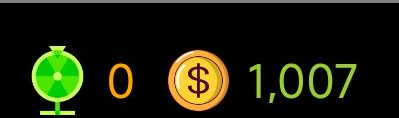
#> input picture _debug_coin_crop.png, 399 x 118 px; its folder holds only this picture in this run
$ python -i ocr_reader.py   (imports and definitions only)
#> lines starting #> are read from the running program, lines starting #| are printed output that depends on the picture; after the words box and inside, x2 and y2 are one past the last pixel; in counts of white or black regions, pixels touching at a corner belong together
#> further down, picture is the input picture: PIL image 399x118 RGB; mean R, G, B 27.7, 31, 11.5
"""
Leitura de valores numéricos da tela via OCR (Tesseract).
Substituto leve ao EasyOCR para reduzir consumo de memória.

Dependências: pytesseract, Pillow
Requer Tesseract-OCR instalado no sistema.
"""

import re
import os
import threading
import time
from PIL import Image, ImageEnhance

import config

# Tentar importar pytesseract
try:
    import pytesseract
except ImportError:
    pytesseract = None

# Configuração do caminho do Tesseract (se não estiver no PATH)
# Tenta caminhos padrões do Windows
possible_paths = [
    r"C:\Program Files\Tesseract-OCR\tesseract.exe",
    r"C:\Program Files (x86)\Tesseract-OCR\tesseract.exe",
    os.path.join(os.getcwd(), "tesseract", "tesseract.exe"), # Versão portátil local
]

TESSERACT_CMD = None
# [4 lines not run here, left out]

if pytesseract and TESSERACT_CMD:
    pytesseract.pytesseract.tesseract_cmd = TESSERACT_CMD

_ocr_cache = {}
_ocr_lock = threading.RLock()
_warned_missing_tesseract = False


# [6 lines left out: function _screenshot_to_pil, not called in this run]


def _device_key(device):
    return getattr(device, "serial", None) or getattr(device, "_serial", None) or id(device)


# [15 lines left out: functions _region_key, _get_cached_ocr, not called in this run]


def _set_cached_ocr(key, value: int):
    with _ocr_lock:
        _ocr_cache[key] = (time.time(), value)


# [6 lines left out: function _crop_region, not called in this run]


def _preprocess_for_ocr(img: Image.Image) -> Image.Image:
    """
    Pré-processa a imagem p/ Tesseract.
    Retorna PIL Image (Tesseract aceita PIL direto).
    """
    # Redimensionar 3x
    w, h = img.size
#> w = 399; h = 118
    img = img.resize((w * 3, h * 3), Image.LANCZOS)
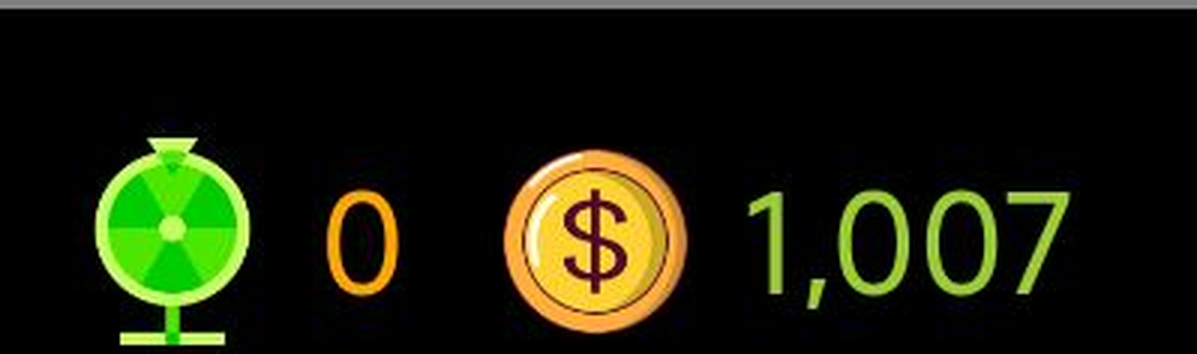
#> img: PIL image 1197x354 RGB; mean R, G, B 27.8, 31.1, 11.7

    # Escala de cinza
    img = img.convert("L")
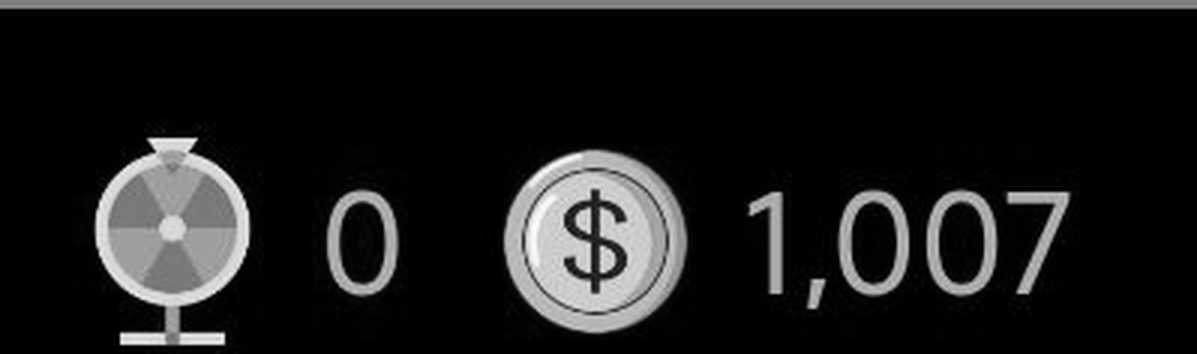
#> img: PIL image 1197x354 L; min 0, max 254, mean 27.9

    # Aumentar contraste
    enhancer = ImageEnhance.Contrast(img)
    img = enhancer.enhance(2.0)
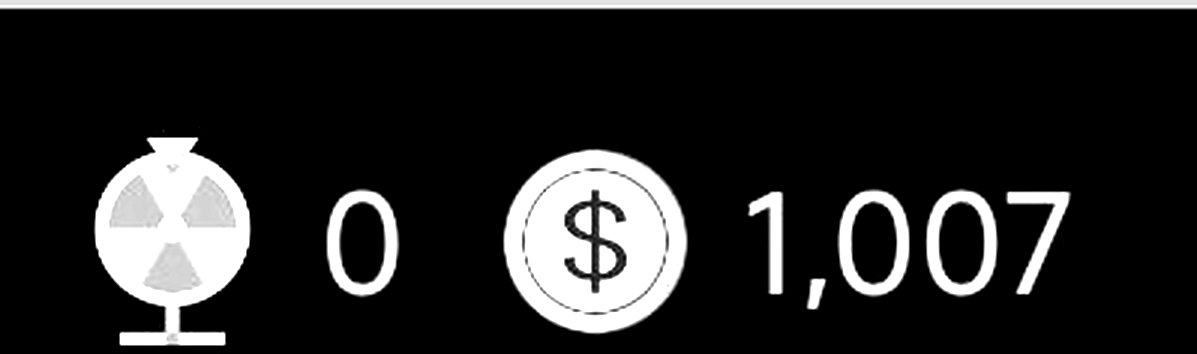
#> img: PIL image 1197x354 L; min 0, max 255, mean 40.5

    # Binarização simples (threshold)
    # Tesseract gosta de texto preto em fundo branco ou vice-versa bem definido
    img = img.point(lambda x: 0 if x < 128 else 255, '1')
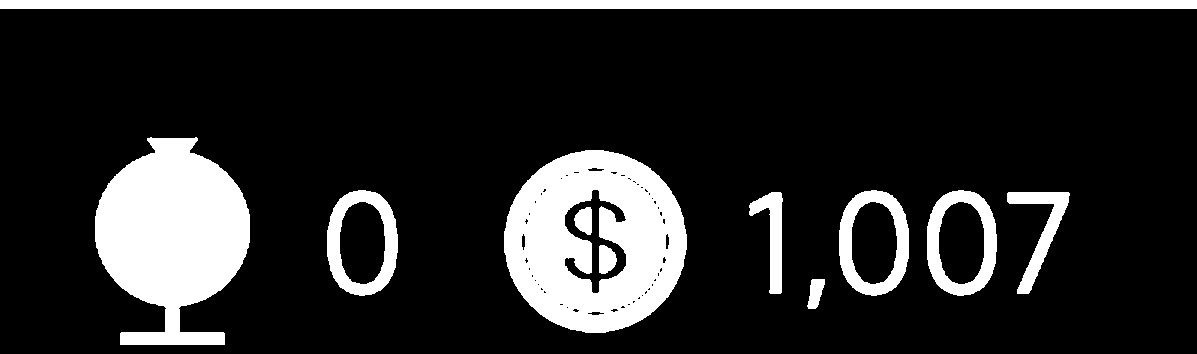
#> img: PIL image 1197x354 1; 16.3% white; 11 white regions, largest, box (x1, y1, x2, y2) and area: (504, 150, 687, 333) 22899, (95, 137, 250, 345) 21448, (0, 0, 1197, 9) 10773

    return img


# [82 lines left out: functions _extract_number, read_coins_ocr, read_spins_ocr, not called in this run]

>>> from PIL import Image
>>> picture = Image.open('_debug_coin_crop.png')
>>> result = _preprocess_for_ocr(picture)

$ run again, on _debug_full.png
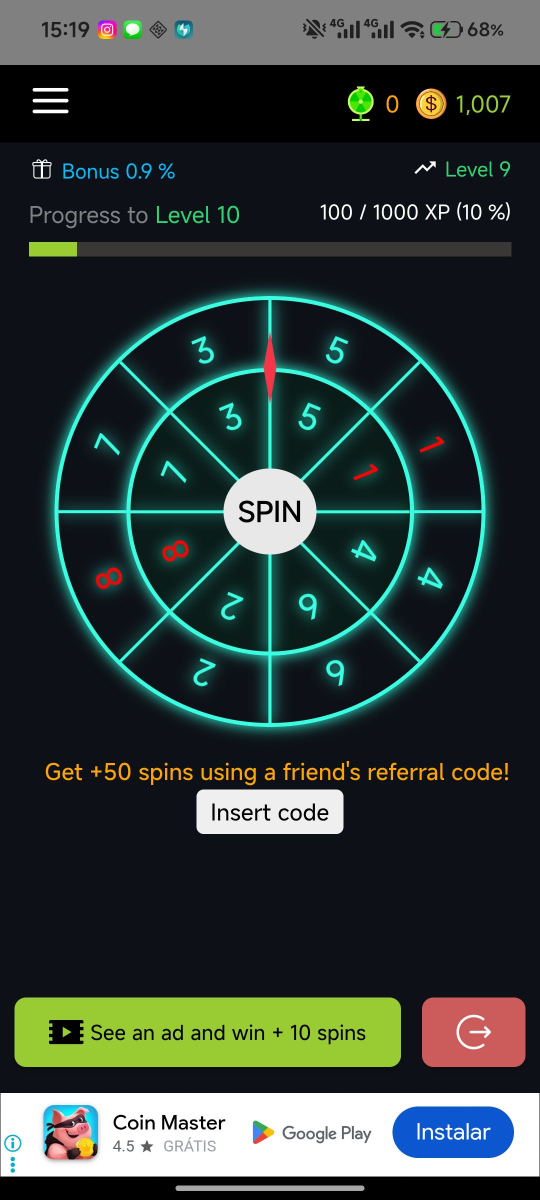
#> input picture _debug_full.png, 1080 x 2400 px (shown at 1/2 size)
#> picture is the input picture: PIL image 1080x2400 RGB; mean R, G, B 47.9, 60.3, 56.9
#> in _preprocess_for_ocr, `img = enhancer.enhance(2.0)`:
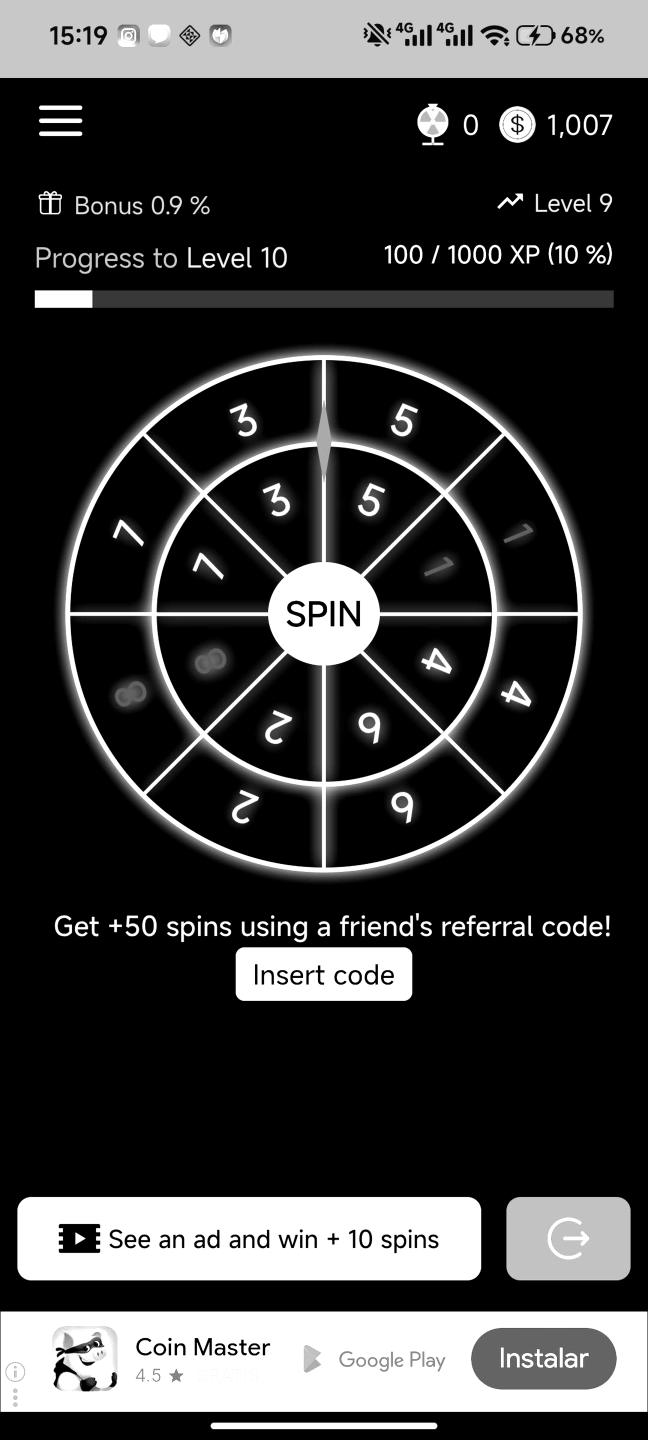
#> img: PIL image 3240x7200 L (shown at 1/5 size); min 0, max 255, mean 57
#> in _preprocess_for_ocr, `img = img.point(lambda x: 0 if x < 128 else 255, '1')`:
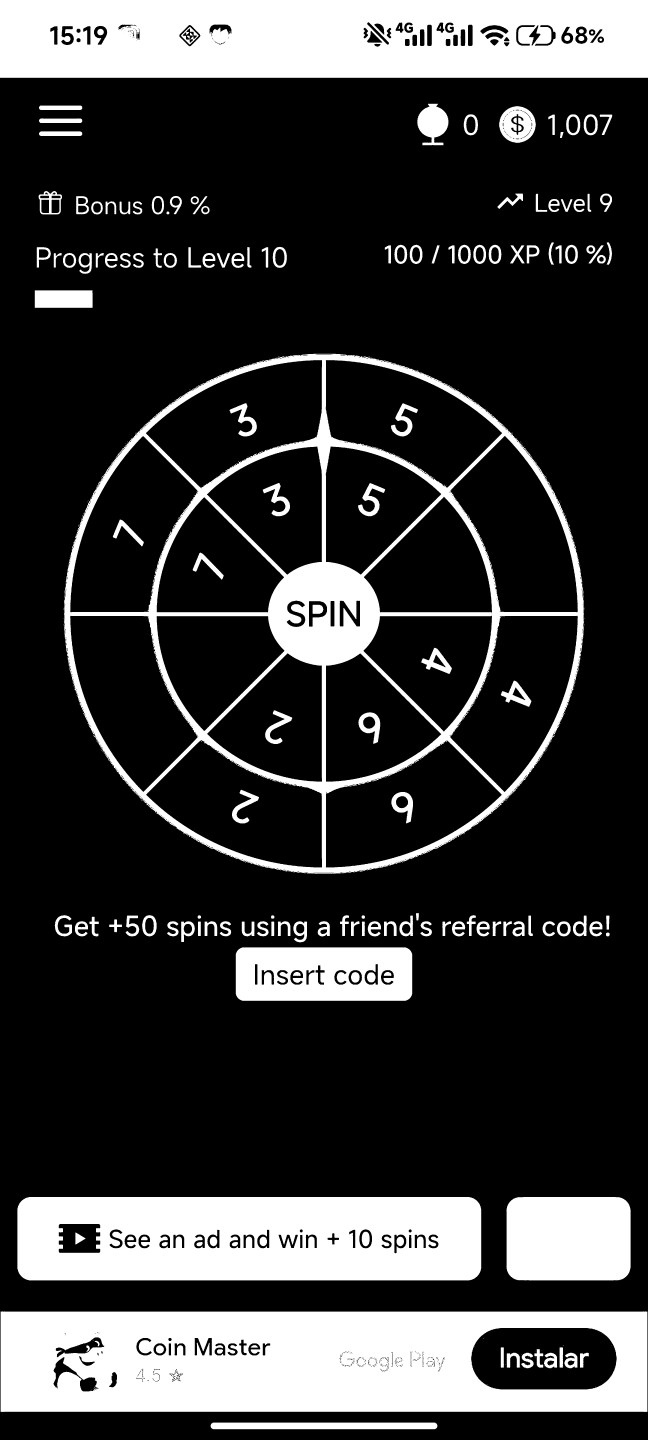
#> img: PIL image 3240x7200 1 (shown at 1/5 size); 22.1% white; 326 white regions (155 under 20 px), largest, box (x1, y1, x2, y2) and area: (3, 6557, 3237, 7060) 1371931, (0, 0, 3240, 389) 1190607, (87, 5985, 2406, 6402) 887600
